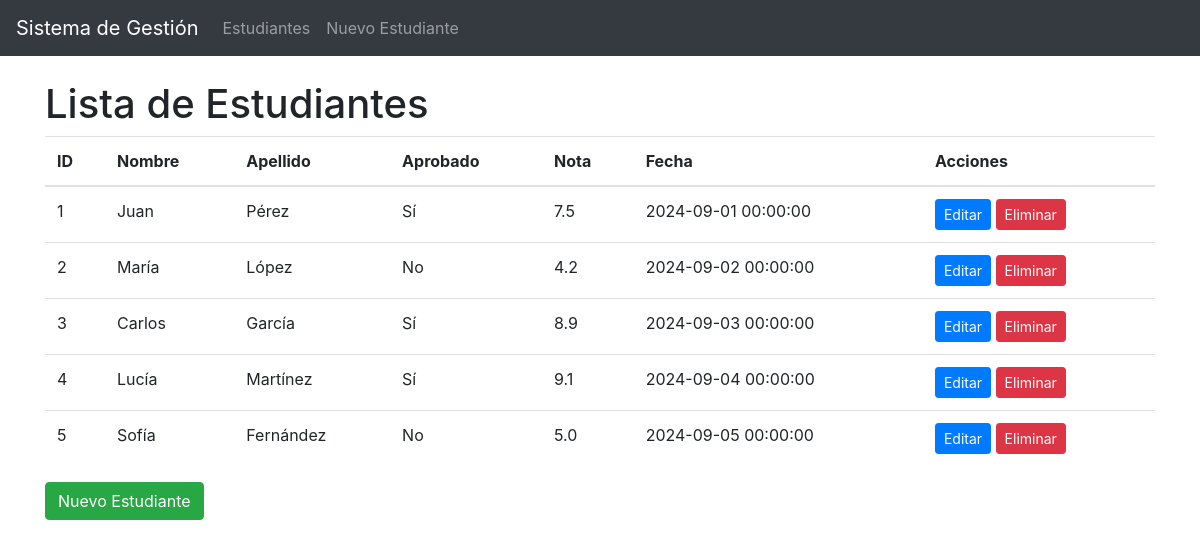
/alumnos, run on the app's committed database.
### tables this page shows
CREATE TABLE alumnos (
    id INTEGER PRIMARY KEY AUTOINCREMENT,
    nombre TEXT NOT NULL,
    apellido TEXT NOT NULL,
    aprobado BOOLEAN NOT NULL,
    nota REAL NOT NULL,
    fecha TIMESTAMP NOT NULL
);

### app.py (the view)
@app.route('/alumnos', methods=['GET'])
def get_all_alumnos():
    conn = get_db_connection()
    alumnos = conn.execute('SELECT * FROM alumnos').fetchall()
    conn.close()
    return render_template('students.html', title='Lista de Estudiantes', alumnos=alumnos)

### db.py (called while the page is built)
def get_db_connection():
    conn = sqlite3.connect('alumnos.db')
    conn.row_factory = sqlite3.Row
    return conn

### templates/students.html
{% extends 'base.html' %}
{% block content %}
    <h1>Lista de Estudiantes</h1>
    <table class="table">
        <thead>
            <tr>
                <th>ID</th>
                <th>Nombre</th>
                <th>Apellido</th>
                <th>Aprobado</th>
                <th>Nota</th>
                <th>Fecha</th>
                <th>Acciones</th>
            </tr>
        </thead>
        <tbody>
            {% for alumno in alumnos %}
            <tr>
                <td>{{ alumno['id'] }}</td>
                <td>{{ alumno['nombre'] }}</td>
                <td>{{ alumno['apellido'] }}</td>
                <td>{{ 'S\u00ed' if alumno['aprobado'] else 'No' }}</td>
                <td>{{ alumno['nota'] }}</td>
                <td>{{ alumno['fecha'] }}</td>
                <td>
                    <a href="{{ url_for('edit_alumno', alumno_id=alumno['id']) }}" class="btn btn-primary btn-sm">Editar</a>
                    <form action="{{ url_for('delete_alumno', alumno_id=alumno['id']) }}" method="post" style="display: inline;">
                        <button type="submit" class="btn btn-danger btn-sm" onclick="return confirm('\u00bfEst\u00e1 seguro?')">Eliminar</button>
                    </form>
                </td>
            </tr>
            {% endfor %}
        </tbody>
    </table>
    <a href="{{ url_for('create_alumno') }}" class="btn btn-success">Nuevo Estudiante</a>
{% endblock %}

### templates/base.html (shortened to what this page needs)
<!DOCTYPE html>
<html>
<head>
    <link rel="stylesheet" href="https://stackpath.bootstrapcdn.com/bootstrap/4.5.2/css/bootstrap.min.css">
</head>
<body>
    <nav class="navbar navbar-expand-lg navbar-dark bg-dark">
        <a class="navbar-brand" href="{{ url_for('index') }}">Sistema de Gestión</a>
        <div class="navbar-nav">
            <a class="nav-item nav-link" href="{{ url_for('get_all_alumnos') }}">Estudiantes</a>
            <a class="nav-item nav-link" href="{{ url_for('create_alumno') }}">Nuevo Estudiante</a>
        </div>
    </nav>
    <div class="container mt-4">
        {% block content %}{% endblock %}
    </div>
</body>
</html>

### data on the page
alumnos: id "1", nombre "Juan", apellido "Pérez", aprobado "Sí", nota "7.5", fecha "2024-09-01 00:00:00"
alumnos: id "2", nombre "María", apellido "López", aprobado "No", nota "4.2", fecha "2024-09-02 00:00:00"
alumnos: id "3", nombre "Carlos", apellido "García", aprobado "Sí", nota "8.9", fecha "2024-09-03 00:00:00"
alumnos: id "4", nombre "Lucía", apellido "Martínez", aprobado "Sí", nota "9.1", fecha "2024-09-04 00:00:00"
alumnos: id "5", nombre "Sofía", apellido "Fernández", aprobado "No", nota "5.0", fecha "2024-09-05 00:00:00"
